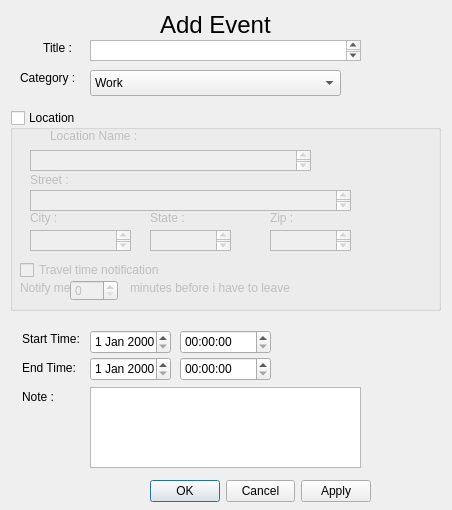
<?xml version="1.0" encoding="UTF-8"?>
<ui version="4.0">
 <class>AddEventButton</class>
 <widget class="QDialog" name="AddEventButton">
  <property name="geometry">
   <rect>
    <x>0</x>
    <y>0</y>
    <width>452</width>
    <height>510</height>
   </rect>
  </property>
  <property name="windowTitle">
   <string>Dialog</string>
  </property>
  <widget class="QLabel" name="label">
   <property name="geometry">
    <rect>
     <x>160</x>
     <y>10</y>
     <width>131</width>
     <height>31</height>
    </rect>
   </property>
   <property name="text">
    <string>&lt;html&gt;&lt;head/&gt;&lt;body&gt;&lt;p&gt;&lt;span style=&quot; font-size:18pt;&quot;&gt;Add Event&lt;/span&gt;&lt;/p&gt;&lt;/body&gt;&lt;/html&gt;</string>
   </property>
  </widget>
  <widget class="QTextEdit" name="Note_Box">
   <property name="geometry">
    <rect>
     <x>90</x>
     <y>387</y>
     <width>271</width>
     <height>81</height>
    </rect>
   </property>
  </widget>
  <widget class="QLabel" name="label_5">
   <property name="geometry">
    <rect>
     <x>40</x>
     <y>40</y>
     <width>60</width>
     <height>16</height>
    </rect>
   </property>
   <property name="text">
    <string> Title :</string>
   </property>
  </widget>
  <widget class="QTimeEdit" name="EndTime_Box">
   <property name="geometry">
    <rect>
     <x>180</x>
     <y>357</y>
     <width>91</width>
     <height>24</height>
    </rect>
   </property>
  </widget>
  <widget class="QDateEdit" name="EndDate_Box">
   <property name="geometry">
    <rect>
     <x>90</x>
     <y>357</y>
     <width>81</width>
     <height>24</height>
    </rect>
   </property>
  </widget>
  <widget class="QWidget" name="layoutWidget">
   <property name="geometry">
    <rect>
     <x>22</x>
     <y>327</y>
     <width>61</width>
     <height>81</height>
    </rect>
   </property>
   <layout class="QVBoxLayout" name="verticalLayout">
    <item>
     <widget class="QLabel" name="label_2">
      <property name="text">
       <string>Start Time:</string>
      </property>
     </widget>
    </item>
    <item>
     <widget class="QLabel" name="label_3">
      <property name="text">
       <string>End Time:</string>
      </property>
     </widget>
    </item>
    <item>
     <widget class="QLabel" name="label_4">
      <property name="text">
       <string>Note :</string>
      </property>
     </widget>
    </item>
   </layout>
  </widget>
  <widget class="QLabel" name="label_13">
   <property name="geometry">
    <rect>
     <x>20</x>
     <y>70</y>
     <width>71</width>
     <height>16</height>
    </rect>
   </property>
   <property name="text">
    <string>Category :</string>
   </property>
  </widget>
  <widget class="QComboBox" name="Category_Box">
   <property name="geometry">
    <rect>
     <x>90</x>
     <y>70</y>
     <width>251</width>
     <height>26</height>
    </rect>
   </property>
   <item>
    <property name="text">
     <string>Work</string>
    </property>
   </item>
   <item>
    <property name="text">
     <string>School</string>
    </property>
   </item>
   <item>
    <property name="text">
     <string>Study</string>
    </property>
   </item>
   <item>
    <property name="text">
     <string>Fitness</string>
    </property>
   </item>
   <item>
    <property name="text">
     <string>Free Time</string>
    </property>
   </item>
  </widget>
  <widget class="QDateEdit" name="StartDate_Box">
   <property name="geometry">
    <rect>
     <x>90</x>
     <y>330</y>
     <width>81</width>
     <height>24</height>
    </rect>
   </property>
  </widget>
  <widget class="QTimeEdit" name="StartTime_Box">
   <property name="geometry">
    <rect>
     <x>180</x>
     <y>330</y>
     <width>91</width>
     <height>24</height>
    </rect>
   </property>
  </widget>
  <widget class="QDialogButtonBox" name="buttonBox">
   <property name="geometry">
    <rect>
     <x>150</x>
     <y>480</y>
     <width>221</width>
     <height>23</height>
    </rect>
   </property>
   <property name="standardButtons">
    <set>QDialogButtonBox::Apply|QDialogButtonBox::Cancel|QDialogButtonBox::Ok</set>
   </property>
  </widget>
  <widget class="QGroupBox" name="groupBox">
   <property name="geometry">
    <rect>
     <x>10</x>
     <y>110</y>
     <width>431</width>
     <height>201</height>
    </rect>
   </property>
   <property name="title">
    <string>Location</string>
   </property>
   <property name="checkable">
    <bool>true</bool>
   </property>
   <property name="checked">
    <bool>false</bool>
   </property>
   <widget class="QLabel" name="label_12">
    <property name="geometry">
     <rect>
      <x>120</x>
      <y>170</y>
      <width>191</width>
      <height>16</height>
     </rect>
    </property>
    <property name="text">
     <string>minutes before i have to leave</string>
    </property>
   </widget>
   <widget class="QTextEdit" name="Zip_Box">
    <property name="geometry">
     <rect>
      <x>260</x>
      <y>120</y>
      <width>81</width>
      <height>21</height>
     </rect>
    </property>
    <property name="documentTitle">
     <string/>
    </property>
    <property name="placeholderText">
     <string/>
    </property>
   </widget>
   <widget class="QLabel" name="label_6">
    <property name="geometry">
     <rect>
      <x>40</x>
      <y>10</y>
      <width>121</width>
      <height>31</height>
     </rect>
    </property>
    <property name="text">
     <string>Location Name :</string>
    </property>
   </widget>
   <widget class="QTextEdit" name="Stste_Box">
    <property name="geometry">
     <rect>
      <x>140</x>
      <y>120</y>
      <width>81</width>
      <height>21</height>
     </rect>
    </property>
   </widget>
   <widget class="QCheckBox" name="checkBox">
    <property name="geometry">
     <rect>
      <x>10</x>
      <y>150</y>
      <width>161</width>
      <height>20</height>
     </rect>
    </property>
    <property name="text">
     <string>Travel time notification</string>
    </property>
   </widget>
   <widget class="QLabel" name="label_8">
    <property name="geometry">
     <rect>
      <x>20</x>
      <y>100</y>
      <width>61</width>
      <height>16</height>
     </rect>
    </property>
    <property name="text">
     <string>City :</string>
    </property>
   </widget>
   <widget class="QSpinBox" name="spinBox">
    <property name="geometry">
     <rect>
      <x>60</x>
      <y>170</y>
      <width>48</width>
      <height>21</height>
     </rect>
    </property>
   </widget>
   <widget class="QTextEdit" name="City_Box">
    <property name="geometry">
     <rect>
      <x>20</x>
      <y>120</y>
      <width>101</width>
      <height>21</height>
     </rect>
    </property>
   </widget>
   <widget class="QLabel" name="label_9">
    <property name="geometry">
     <rect>
      <x>140</x>
      <y>100</y>
      <width>60</width>
      <height>16</height>
     </rect>
    </property>
    <property name="text">
     <string>State :</string>
    </property>
   </widget>
   <widget class="QLabel" name="label_11">
    <property name="geometry">
     <rect>
      <x>10</x>
      <y>170</y>
      <width>60</width>
      <height>16</height>
     </rect>
    </property>
    <property name="text">
     <string>Notify me </string>
    </property>
   </widget>
   <widget class="QLabel" name="label_7">
    <property name="geometry">
     <rect>
      <x>20</x>
      <y>60</y>
      <width>111</width>
      <height>20</height>
     </rect>
    </property>
    <property name="text">
     <string>Street :</string>
    </property>
   </widget>
   <widget class="QTextEdit" name="Street_Box">
    <property name="geometry">
     <rect>
      <x>20</x>
      <y>80</y>
      <width>321</width>
      <height>21</height>
     </rect>
    </property>
   </widget>
   <widget class="QLabel" name="label_10">
    <property name="geometry">
     <rect>
      <x>260</x>
      <y>100</y>
      <width>60</width>
      <height>16</height>
     </rect>
    </property>
    <property name="text">
     <string>Zip :</string>
    </property>
   </widget>
   <widget class="QTextEdit" name="Location_Box">
    <property name="geometry">
     <rect>
      <x>20</x>
      <y>40</y>
      <width>281</width>
      <height>21</height>
     </rect>
    </property>
   </widget>
  </widget>
  <widget class="QTextEdit" name="Title_Box">
   <property name="geometry">
    <rect>
     <x>90</x>
     <y>40</y>
     <width>271</width>
     <height>21</height>
    </rect>
   </property>
  </widget>
 </widget>
 <resources/>
 <connections/>
</ui>
